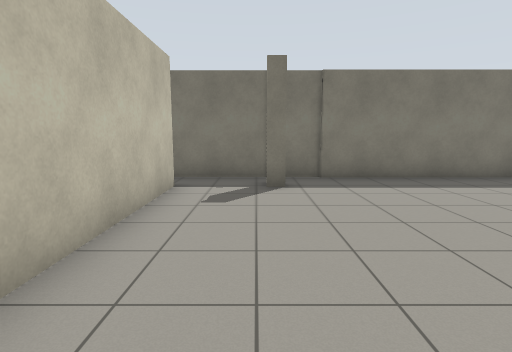
View 1 (above)

18 first-person views from a walk through a Gazebo world. The camera is 1.2 m above the floor, tilts 8° down and sees 80° across. Floor lines are 1 m apart. The floor is counted in squares, 1 m on a side. Each view is taken from the middle of a square. On the plan, view 1 faces up. The plan holds only what a view shows up to about 13 squares ahead; the rest is blank. The place goes on beyond the plan. Gazebo's built-in surfaces are drawn with simple patterns.

View 2
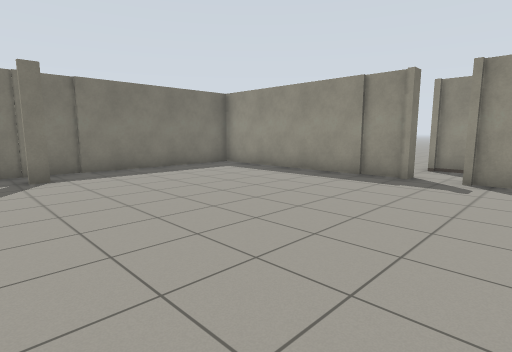

View 3
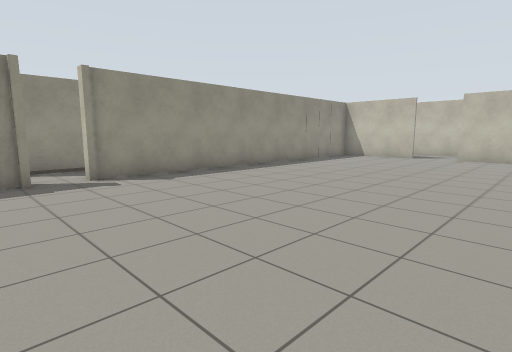

View 4
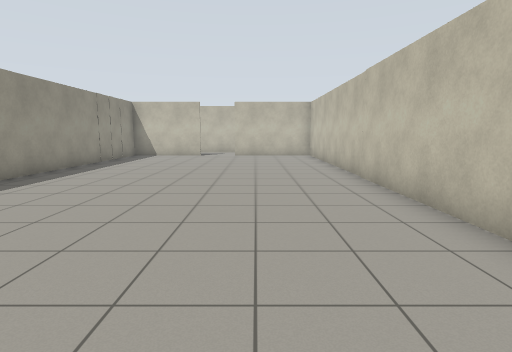

View 5
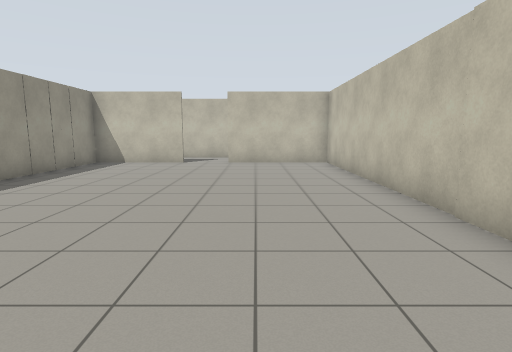

View 6
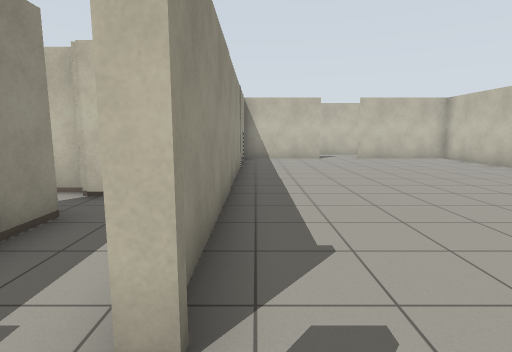

View 7
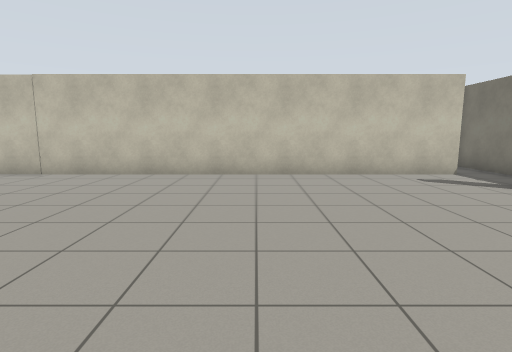

View 8
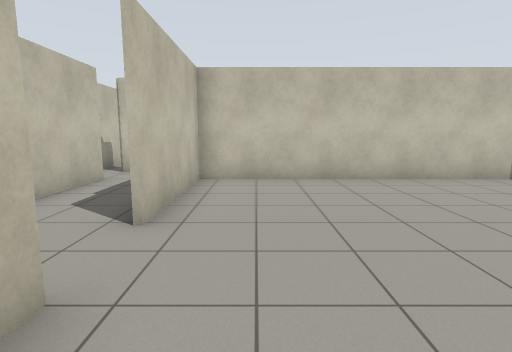

View 9
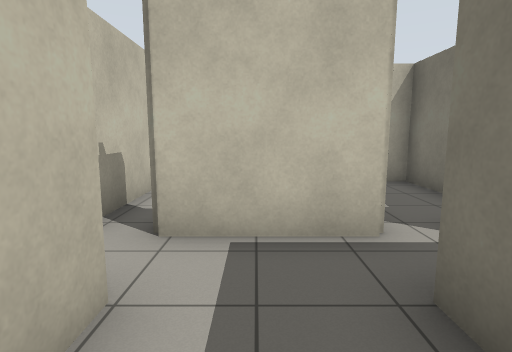

View 10
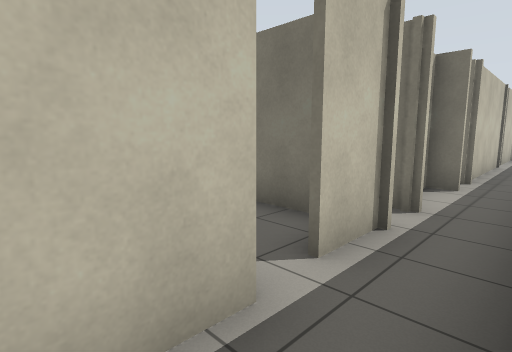

View 11
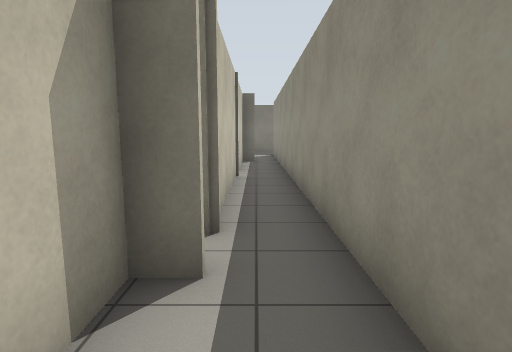

View 12
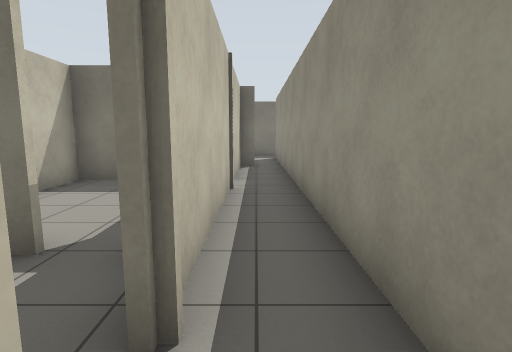

View 13
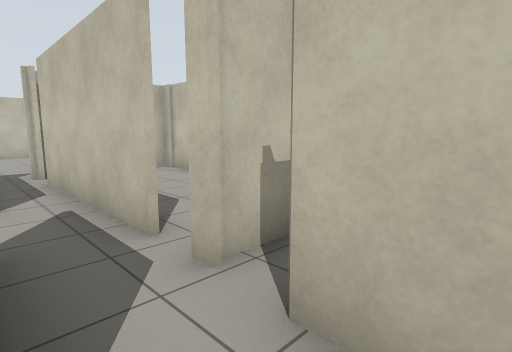

View 14
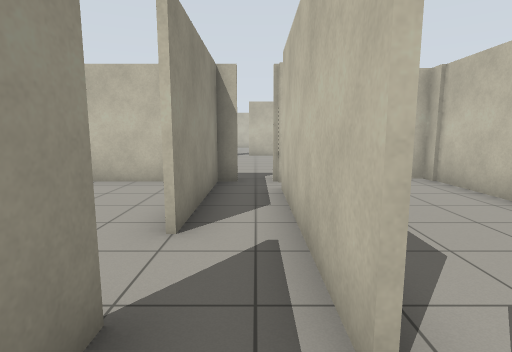

View 15
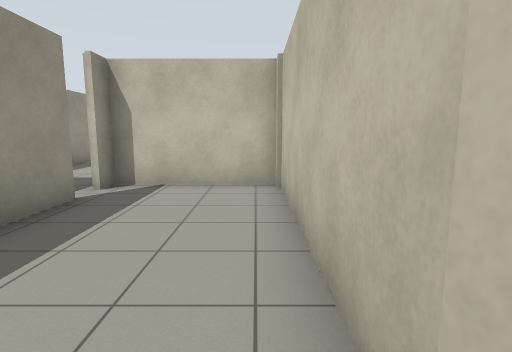

View 16
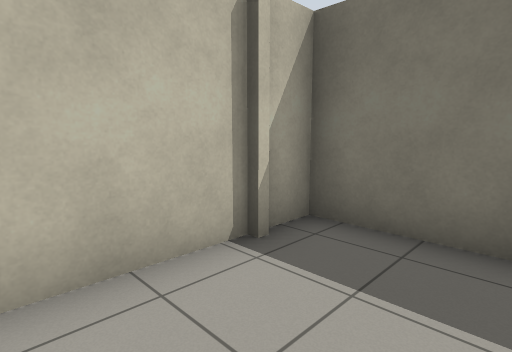

View 17
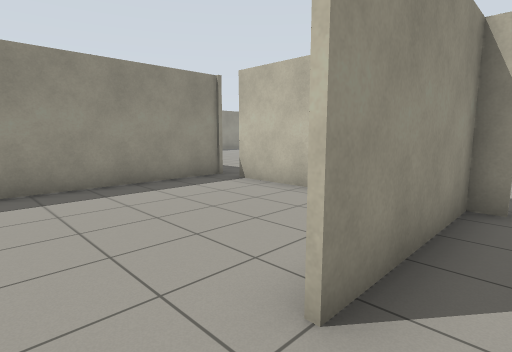

View 18
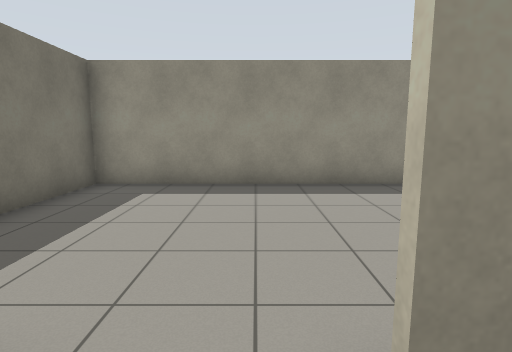

### Floor plan
Points are (right, up) in squares from view 1. A wall is a line through its corners. A room is listed if a view was taken in it or the views show most of it. See-through windows are left out.
Room 1 (views 1, 2, 3, 4, 5, 6, 7, 8)
walls: (7.9, 0.8) (7.5, 0.8) (7.5, 8.2) (0.8, 8.2); (0.8, 6.8) (0.1, 6.8); (3.9, -13.5) (7.5, -13.5) (7.5, -0.4); (-1.9, 7) (-1.9, -13.5) (2.2, -13.5); (0.5, 8.2) (-1.9, 8.2)
ways out: opening at (3, -14) to room 2; opening at (8, 0) to room 2; gap at (-2, 7)
Room 2 (views 9, 10, 13)
walls: (10.5, -5.1) (11.1, -5.1); (9.9, -4.7) (10.4, -4.7); (9.9, -3.4) (9.9, -2.2); (9.9, -1.1) (9.9, 1); (-1.4, -13.7) (-2.1, -13.7); (-2.1, -16.1) (0.6, -16.1); (-3.4, -14.6) (-3.4, -16.2)
ways out: opening at (3, -14) to room 1; opening at (8, 0) to room 1; opening at (-3, -14) to room 3; opening at (-3, -16.5) to room 4; opening at (9, 1); opening at (10.5, -4)
Room 3 (views 11, 12)
walls: (-3.4, -11) (-3.4, -12.6); (-2, -9) (-2, -7.5); (-3.4, -13.4) (-3.4, -14.6); (-4.1, -7.6) (-4.1, -8.9)
ways out: opening at (-3, -14) to room 2; opening at (-3, -8) to room 7; opening at (-4, -13)
Room 4 (views 14, 17, 18)
walls: (-2, -18.9) (-2, -18); (-3.4, -18.2) (-3.4, -23.5); (-3.4, -17.2) (-3.4, -17.5); (-2.6, -24.6) (-2, -24.6) (-2, -20.5)
ways out: opening at (-3, -16.5) to room 2; opening at (-4, -24) to room 5; opening at (-4, -18) to room 5; opening at (-2, -19.5) to room 6; opening at (-3, -25)
Room 5 (views 15, 16)
walls: (-7.6, -18.5) (-7.6, -25.1) (-3.7, -25.1); (-3.7, -23.6) (-3.7, -21.8); (-5.1, -17.3) (-7.6, -17.3) (-7.6, -18.2)
ways out: opening at (-4, -24) to room 4; opening at (-4, -18) to room 4
Room 6 (no view inside)
walls: (-0.8, -24.6) (3.2, -24.6); (4.2, -24.8) (4.2, -16.2) (1.4, -16.2)
ways out: opening at (-2, -19.5) to room 4; gap at (3, -25)
Room 7 (no view inside)
walls: (-3.4, -1.2) (-3.4, -5.9); (-3.4, 1.9) (-3.4, -0.4); (-3, 3) (-3.4, 3) (-3.4, 2.1); (-2, -7.5) (-2, 4.9)
ways out: opening at (-3, -8) to room 3; opening at (-4, -7)

Where each view was taken, in squares from view 1:
view 1: 0 up, 0 right, facing up
view 2: 2 down, 1 left, facing up-right
view 3: 2 up, 1 left, facing down-right
view 4: 3 up, 1 right, facing down
view 5: 1 down, 1 right, facing down
view 6: 1 up, 7 right, facing down
view 7: 1 up, 7 right, facing left
view 8: 12 down, 6 right, facing left
view 9: 15 down, 0 right, facing left
view 10: 15 down, 2 left, facing up-left
view 11: 10 down, 3 left, facing up
view 12: 8 down, 3 left, facing up
view 13: 15 down, 2 left, facing down-left
view 14: 17 down, 3 left, facing down
view 15: 18 down, 7 left, facing down
view 16: 21 down, 5 left, facing up-left
view 17: 19 down, 3 left, facing down-right
view 18: 20 down, 3 left, facing right
